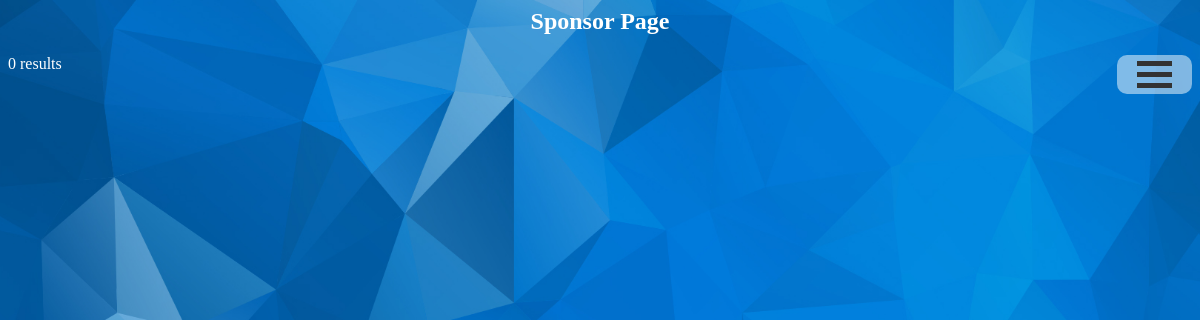
Before: /sponsor/php/sp.php with the older database file.
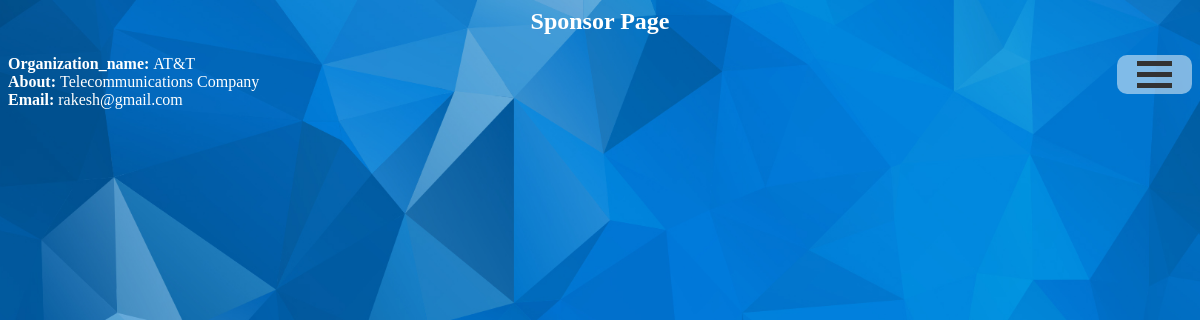
After: the same page with the newer database file.
### tables this page shows
CREATE TABLE `sponsers` (
  `sponser_name` varchar(50) NOT NULL,
  `sponser_email` varchar(30) DEFAULT NULL,
  `sponser_phoneNo` bigint(11) DEFAULT NULL,
  `organization_name` varchar(50) DEFAULT NULL,
  `about_organization` varchar(150) DEFAULT NULL
);

### sponsor/php/sp.php (the view, shortened to what this page needs)
<?php
$link=mysqli_connect("localhost","root","","portal");
extract($_POST);
$sql="SELECT * from `sponsers` ";
 $ret=mysqli_query($link,$sql);
?>
<html>
<head>
	<link rel="stylesheet" href="../css/navigation.css" >
</head>
<body>
<center><h2>Sponsor Page<h2></center>
<div style="float:right">
<div class="container" onclick="myFunction(this)" >
	  <div class="bar1"></div>
	  <div class="bar2"></div>
	  <div class="bar3"></div>
	</div>
</div>
<?php
if (mysqli_num_rows($ret) > 0) {
    while($row = mysqli_fetch_assoc($ret)) {
        echo "<B>Organization_name: </B>" . $row["organization_name"]. "<br>" . "<B>About: </B>".$row["about_organization"]."<br>". "<B>Email: </B>".$row["sponser_email"]."<br><br>";
    }
} else {
    echo "0 results";
}
?>
</body>
</html>

### sponsor/css/navigation.css (style rules this page uses)
.container { display: inline-block; cursor: pointer; float:right; background-color:rgba(255,255,255,0.5); padding-right:20px; padding-left:20px; border-radius:10px; }
.bar1, .bar2, .bar3 { width: 35px; height: 5px; background-color: #333; margin: 6px 0; transition: 0.4s; }

### sponsor/php/sp.php (style rules this page uses)
* { color:white; }
html { background: url(../../events/images/pic1.jpg) no-repeat center center fixed; -webkit-background-size: cover; -moz-background-size: cover; -o-background-size: cover; background-size: cover; }

Changed rows visible on the page:
added sponsers: organization_name "AT&T", about_organization "Telecommunications Company", sponser_email "rakesh@gmail.com"
Other visible differences:
text no longer shown: "0 results"
